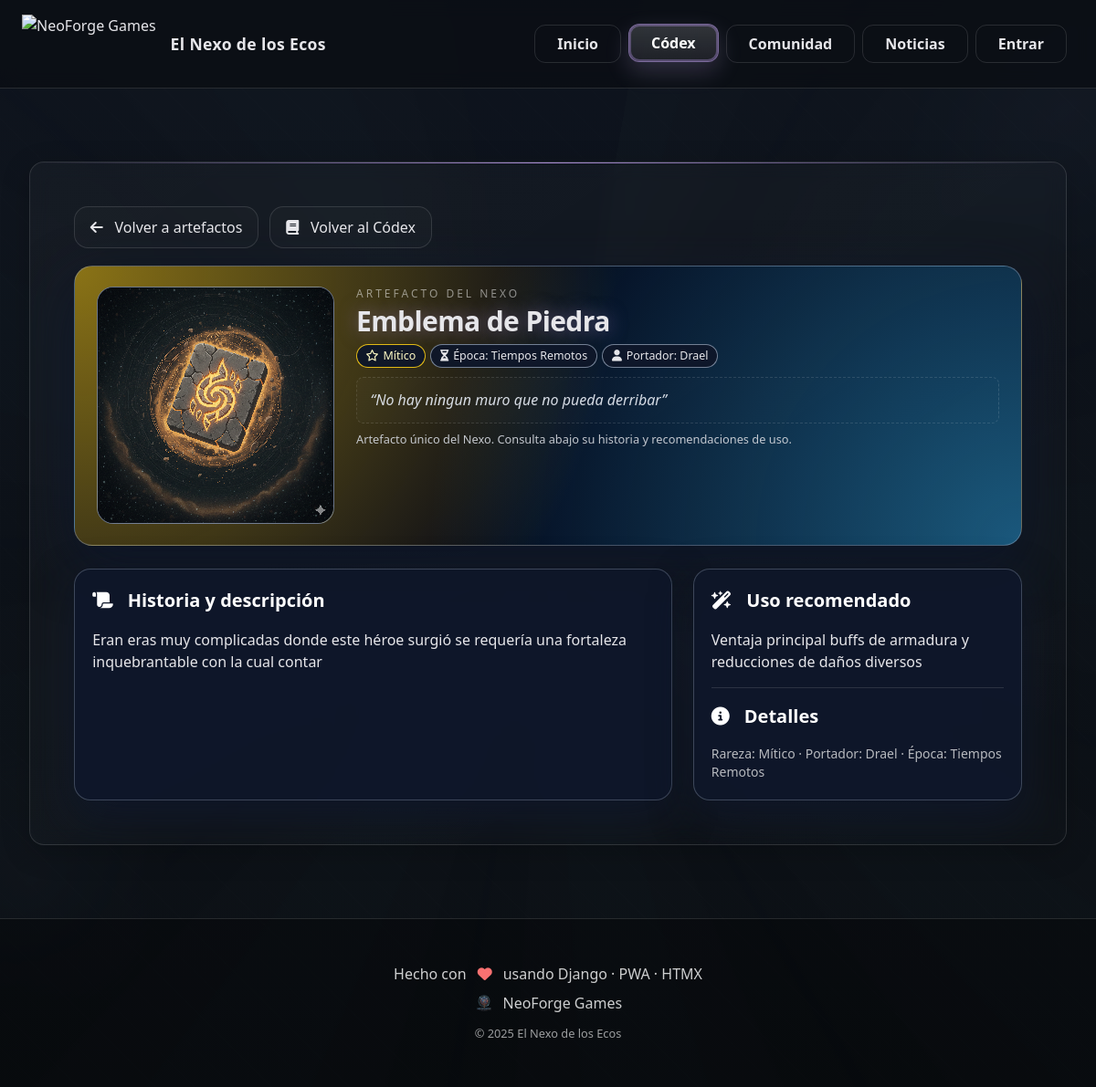
The app's page /codex/artefactos/emblema-de-piedra/ with its own data.
### codex/models.py (models this page shows, shortened)
class Artifact(models.Model):
    RARITY = (
        ('comun', 'Común'),
        ('raro', 'Raro'),
        ('epico', 'Épico'),
        ('mitico', 'Mítico'),
    )
    name = models.CharField(max_length=120)
    slug = models.SlugField(max_length=160, unique=True)
    domain = models.ForeignKey(Domain, on_delete=models.SET_NULL, null=True, blank=True, related_name='artifacts')
    quote = models.CharField(max_length=200, blank=True, help_text='Eco / frase')
    rarity = models.CharField(max_length=10, choices=RARITY, default='raro')
    bearer = models.CharField(max_length=120, blank=True, help_text='Portador')
    epoch = models.CharField(max_length=120, blank=True, help_text='Época')
    description = models.TextField(blank=True)
    usage = models.TextField(blank=True, help_text='Sugerencias de uso / ventajas')
    image = models.ImageField(upload_to=upload_artifact_media, blank=True, null=True)
    gif = models.FileField(upload_to=upload_artifact_media, blank=True, null=True)
    video_url = models.URLField(blank=True)
    created = models.DateTimeField(auto_now_add=True)
    class Meta:
        ordering = ['name']
        verbose_name = "Emblema"
        verbose_name_plural = "Emblemas"

### codex/views.py (the view)
# urls.py: path('artefactos/<slug:slug>/', views.artifact_detail, name='artifact_detail'),
def artifact_detail(request, slug):
    item = get_object_or_404(Artifact.objects.select_related("domain"), slug=slug)
    return render(request, "codex/artifact_detail.html", {"item": item})

### templates/codex/artifact_detail.html (shortened to what this page needs)
{% extends "base.html" %}
{% load static %}
{% block content %}
<section id="artifact-detail" class="section">
  <div class="top-bar">
    <div>
      <a href="{% url 'codex:artifacts_index' %}" class="btn-ghost mr-2">
        <i class="fa-solid fa-arrow-left mr-1"></i> Volver a artefactos
      </a>
      <a href="{% url 'codex:index' %}" class="btn-ghost">
        <i class="fa-solid fa-book mr-1"></i> Volver al Códex
      </a>
    </div>
  </div>
  <section class="artifact-hero">
    <div class="artifact-hero-left">
      <div class="artifact-hero-thumb">
        {% if item.gif %}
          <img src="{{ item.gif.url }}" alt="{{ item.name }}">
        {% elif item.image %}
          <img src="{{ item.image.url }}" alt="{{ item.name }}">
        {% else %}
          <img src="{% static 'img/placeholders/artifact.png' %}" alt="{{ item.name }}">
        {% endif %}
      </div>
    </div>
    <div class="artifact-hero-right">
      <p class="text-xs tracking-[.25em] text-white/50 mb-1">ARTEFACTO DEL NEXO</p>
      <h1 class="h1-glow text-3xl">{{ item.name }}</h1>
      <div class="artifact-pill-row">
        {% if item.get_rarity_display %}
          <span class="artifact-pill artifact-pill--rarity">
            <i class="fa-regular fa-star"></i> {{ item.get_rarity_display }}
          </span>
        {% endif %}
        {% if item.epoch %}
          <span class="artifact-pill">
            <i class="fa-solid fa-hourglass-half"></i> Época: {{ item.epoch }}
          </span>
        {% endif %}
        {% if item.bearer %}
          <span class="artifact-pill">
            <i class="fa-solid fa-user"></i> Portador: {{ item.bearer }}
          </span>
        {% endif %}
      </div>
      {% if item.quote %}
        <p class="artifact-quote">“{{ item.quote }}”</p>
      {% endif %}
      <p class="artifact-meta-line">
        Artefacto único del Nexo. Consulta abajo su historia y recomendaciones de uso.
      </p>
    </div>
  </section>
  <div class="artifact-layout">
    <article class="artifact-main">
      <h3 class="card-title"><i class="fa-solid fa-scroll mr-2"></i> Historia y descripción</h3>
      {% if item.description %}
        <div class="prose mt-4">
          {{ item.description|linebreaks }}
        </div>
      {% else %}
        <p class="text-white/60 mt-4">Este artefacto aún no tiene una descripción completa.</p>
      {% endif %}
    </article>
    <aside class="artifact-aside">
      <h3 class="card-title"><i class="fa-solid fa-wand-magic-sparkles mr-2"></i> Uso recomendado</h3>
      {% if item.usage %}
        <div class="prose mt-2">
          {{ item.usage|linebreaks }}
        </div>
      {% else %}
        <p class="text-white/60 mt-2">Todavía no se han definido estrategias de uso para este artefacto.</p>
      {% endif %}
      <div class="hr-soft my-4"></div>
      <h3 class="card-title"><i class="fa-solid fa-circle-info mr-2"></i> Detalles</h3>
      <p class="text-white/70 text-sm mt-2">
        Rareza: {{ item.get_rarity_display|default:"Desconocida" }}
        {% if item.bearer %} · Portador: {{ item.bearer }}{% endif %}
        {% if item.epoch %} · Época: {{ item.epoch }}{% endif %}
      </p>
    </aside>
  </div>
</section>
{% endblock %}

### static/css/theme.css (style rules this page uses)
:root { --coal:#0b0f14; --ink:#0f1520; --text:#e6e6ea; --line:rgba(255,255,255,.12); --accent:#d2b26a; --brand:#a88bd4; --space-xs:.5rem; --space-sm:1rem; --space-md:1.5rem; --space-lg:2rem; --space-xl:3rem; --radius-sm:.5rem; --radius-md:.75rem; --radius-lg:1rem; --transition-fast:.2s ease; --transition-normal:.3s ease; --transition-slow:.5s ease; }
html[data-domain="niebla"] { --accent:#a88bd4; --brand:#c9b3ee; }
* { box-sizing:border-box; margin:0; padding:0 }
html,body { height:100% }
body { background:var(--coal); color:var(--text); font-family: ui-sans-serif,system-ui,-apple-system,BlinkMacSystemFont,'Segoe UI',Roboto,sans-serif; line-height:1.6; overflow-x:hidden; }
.btn-ghost { display:inline-flex; align-items:center; gap:.55rem; padding:.62rem 1.05rem; border-radius:.95rem; color:var(--text); border:1px solid var(--line); text-decoration:none; background:rgba(255,255,255,.02); transition:all var(--transition-fast) }
.section { margin:var(--space-xl) 0; padding:var(--space-xl); border-radius:var(--radius-lg); border:1px solid var(--line); background:linear-gradient(145deg,rgba(255,255,255,.03),rgba(255,255,255,.01)); backdrop-filter:blur(10px); box-shadow:0 8px 32px rgba(0,0,0,.2); position:relative; overflow:hidden }
.section::before { content:''; position:absolute; top:0; left:0; right:0; height:1px; background:linear-gradient(90deg,transparent,var(--accent),transparent) }
.card-title { font-size:1.25rem; font-weight:700; color:#fff; margin-bottom:var(--space-sm); display:flex; align-items:center; gap:var(--space-xs) }
.h1-glow { font-weight:800; letter-spacing:-.02em; text-shadow:0 0 20px color-mix(in oklab,var(--accent) 50%,transparent) }
.hr-soft { height:1px; background:var(--line); border:0; margin:var(--space-md) 0 }
.artifact-quote { color: rgba(255,255,255,.9); font-style: italic; line-height:1.6; background: linear-gradient(145deg, rgba(255,255,255,.02), rgba(255,255,255,.0)); border: 1px dashed rgba(255,255,255,.12); border-radius: var(--radius-sm); padding: .75rem .9rem; }

### templates/codex/artifact_detail.html (style rules this page uses)
#artifact-detail .top-bar { display:flex; justify-content:space-between; align-items:center; gap:1rem; margin-bottom:1.2rem; }
.artifact-hero { border-radius:20px; padding:1.4rem 1.5rem; background: radial-gradient(circle at top left,rgba(250,204,21,.55),transparent 55%), radial-gradient(circle at bottom right,rgba(56,189,248,.45),transparent 60%), #020617; border:1px solid rgba(148,163,184,.45); box-shadow:0 22px 60px rgba(15,23,42,.95); display:grid; grid-template-columns:minmax(0,260px) minmax(0,1fr); gap:1.5rem; margin-bottom:1.6rem; }
.artifact-hero-left { display:flex; flex-direction:column; align-items:center; gap:.75rem; }
.artifact-hero-thumb { border-radius:18px; border:1px solid rgba(148,163,184,.7); background: radial-gradient(circle at 40% 20%,rgba(255,255,255,.28),transparent 60%), radial-gradient(circle at 70% 85%,rgba(250,204,21,.6),transparent 60%), #020617; aspect-ratio:1/1; width:100%; max-width:260px; display:flex; align-items:center; justify-content:center; overflow:hidden; }
.artifact-hero-thumb img { width:100%; height:100%; object-fit:contain; image-rendering:pixelated; }
.artifact-hero-right h1 { margin:0 0 .4rem; }
.artifact-pill-row { display:flex; flex-wrap:wrap; gap:.35rem; font-size:.78rem; margin-bottom:.4rem; }
.artifact-pill { padding:.18rem .6rem; border-radius:999px; border:1px solid rgba(148,163,184,.75); background:rgba(15,23,42,.96); display:inline-flex; align-items:center; gap:.3rem; }
.artifact-pill--rarity { border-color:rgba(250,204,21,.9); color:#fef9c3; }
.artifact-quote { margin-top:.6rem; font-style:italic; color:rgba(226,232,240,.94); }
.artifact-meta-line { font-size:.8rem; color:rgba(209,213,219,.92); margin-top:.45rem; }
.artifact-layout { display:grid; grid-template-columns:2fr minmax(0,1.1fr); gap:1.4rem; }
.artifact-main, .artifact-aside { border-radius:18px; border:1px solid rgba(148,163,184,.35); background:rgba(15,23,42,.96); padding:1.15rem 1.2rem 1.25rem; box-shadow:0 18px 45px rgba(15,23,42,.9); }

### records on screen
Artifact: image (picture), name "Emblema de Piedra", rarity "Mítico", epoch "Tiempos Remotos", bearer "Drael", quote "No hay ningun muro que no pueda derribar", description "Eran eras muy complicadas donde este héroe surgió se requería una fortaleza inquebrantable con la cual contar", usage "Ventaja principal buffs de armadura y reducciones de daños diversos"
